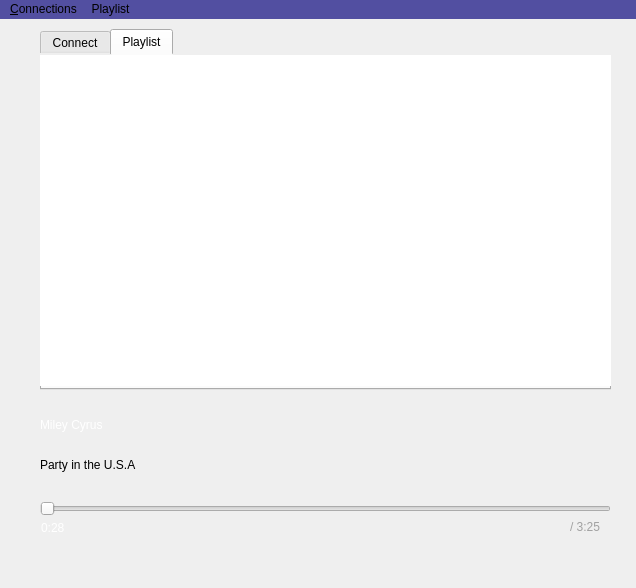
<?xml version="1.0" encoding="UTF-8"?>
<ui version="4.0">
 <class>MainWindow</class>
 <widget class="QMainWindow" name="MainWindow">
  <property name="geometry">
   <rect>
    <x>0</x>
    <y>0</y>
    <width>636</width>
    <height>588</height>
   </rect>
  </property>
  <property name="windowTitle">
   <string>Need a fancy program name and icon</string>
  </property>
  <property name="toolTipDuration">
   <number>8</number>
  </property>
  <property name="styleSheet">
   <string notr="true">border: 0;</string>
  </property>
  <widget class="QWidget" name="centralWidget">
   <widget class="QLabel" name="label_3">
    <property name="geometry">
     <rect>
      <x>40</x>
      <y>390</y>
      <width>161</width>
      <height>31</height>
     </rect>
    </property>
    <property name="styleSheet">
     <string notr="true">font: 57 8pt &quot;DINPro-Medium&quot;;
font: 57 14pt &quot;Roboto Medium&quot;;
color: white;</string>
    </property>
    <property name="text">
     <string>Miley Cyrus</string>
    </property>
   </widget>
   <widget class="QSlider" name="horizontalSlider">
    <property name="geometry">
     <rect>
      <x>40</x>
      <y>480</y>
      <width>571</width>
      <height>19</height>
     </rect>
    </property>
    <property name="orientation">
     <enum>Qt::Horizontal</enum>
    </property>
   </widget>
   <widget class="QLabel" name="label_6">
    <property name="geometry">
     <rect>
      <x>40</x>
      <y>430</y>
      <width>181</width>
      <height>31</height>
     </rect>
    </property>
    <property name="styleSheet">
     <string notr="true">font: 57 8pt &quot;DINPro-Medium&quot;;
font: 25 italic 11pt &quot;Roboto Light&quot;;</string>
    </property>
    <property name="text">
     <string>Party in the U.S.A</string>
    </property>
   </widget>
   <widget class="QTabWidget" name="tabWidget">
    <property name="geometry">
     <rect>
      <x>40</x>
      <y>10</y>
      <width>571</width>
      <height>361</height>
     </rect>
    </property>
    <property name="styleSheet">
     <string notr="true">font: 57 11pt &quot;Roboto Medium&quot;;
border: 0;</string>
    </property>
    <property name="currentIndex">
     <number>1</number>
    </property>
    <widget class="QWidget" name="tab_3">
     <attribute name="title">
      <string>Connect</string>
     </attribute>
     <widget class="QLineEdit" name="lineEdit">
      <property name="geometry">
       <rect>
        <x>0</x>
        <y>80</y>
        <width>251</width>
        <height>41</height>
       </rect>
      </property>
     </widget>
     <widget class="QLabel" name="label_5">
      <property name="geometry">
       <rect>
        <x>0</x>
        <y>40</y>
        <width>111</width>
        <height>19</height>
       </rect>
      </property>
      <property name="text">
       <string>IP Address</string>
      </property>
     </widget>
     <widget class="QPushButton" name="pushButton">
      <property name="geometry">
       <rect>
        <x>320</x>
        <y>180</y>
        <width>131</width>
        <height>51</height>
       </rect>
      </property>
      <property name="styleSheet">
       <string notr="true">background-color: #524FA1;
color: white;
 box-shadow: 3px 3px 5px 6px #ccc;</string>
      </property>
      <property name="text">
       <string>Connect</string>
      </property>
      <property name="autoDefault">
       <bool>false</bool>
      </property>
      <property name="default">
       <bool>false</bool>
      </property>
     </widget>
     <widget class="QLabel" name="label_7">
      <property name="geometry">
       <rect>
        <x>320</x>
        <y>40</y>
        <width>101</width>
        <height>19</height>
       </rect>
      </property>
      <property name="text">
       <string>Socket</string>
      </property>
     </widget>
     <widget class="QLineEdit" name="lineEdit_2">
      <property name="geometry">
       <rect>
        <x>320</x>
        <y>80</y>
        <width>111</width>
        <height>41</height>
       </rect>
      </property>
     </widget>
    </widget>
    <widget class="QWidget" name="tab">
     <attribute name="title">
      <string>Playlist</string>
     </attribute>
     <widget class="QListWidget" name="playList">
      <property name="geometry">
       <rect>
        <x>0</x>
        <y>0</y>
        <width>571</width>
        <height>331</height>
       </rect>
      </property>
      <property name="styleSheet">
       <string notr="true">border: 0;</string>
      </property>
     </widget>
    </widget>
   </widget>
   <widget class="QPushButton" name="playPauseButton">
    <property name="geometry">
     <rect>
      <x>520</x>
      <y>390</y>
      <width>41</width>
      <height>41</height>
     </rect>
    </property>
    <property name="maximumSize">
     <size>
      <width>75</width>
      <height>16777215</height>
     </size>
    </property>
    <property name="font">
     <font>
      <family>Roboto</family>
     </font>
    </property>
    <property name="text">
     <string/>
    </property>
    <property name="iconSize">
     <size>
      <width>32</width>
      <height>32</height>
     </size>
    </property>
    <property name="default">
     <bool>false</bool>
    </property>
   </widget>
   <widget class="QPushButton" name="stopButton">
    <property name="geometry">
     <rect>
      <x>570</x>
      <y>390</y>
      <width>41</width>
      <height>41</height>
     </rect>
    </property>
    <property name="maximumSize">
     <size>
      <width>75</width>
      <height>16777215</height>
     </size>
    </property>
    <property name="font">
     <font>
      <family>Roboto</family>
     </font>
    </property>
    <property name="text">
     <string/>
    </property>
    <property name="iconSize">
     <size>
      <width>32</width>
      <height>32</height>
     </size>
    </property>
   </widget>
   <widget class="QLabel" name="label">
    <property name="geometry">
     <rect>
      <x>41</x>
      <y>501</y>
      <width>61</width>
      <height>16</height>
     </rect>
    </property>
    <property name="styleSheet">
     <string notr="true">font: 75 8pt &quot;Roboto Light&quot;;
color: rgb(255, 255, 255);</string>
    </property>
    <property name="text">
     <string>0:28</string>
    </property>
   </widget>
   <widget class="QLabel" name="label_2">
    <property name="geometry">
     <rect>
      <x>570</x>
      <y>500</y>
      <width>61</width>
      <height>16</height>
     </rect>
    </property>
    <property name="styleSheet">
     <string notr="true">font: 25 8pt &quot;Roboto Light&quot;;
color: rgb(161, 161, 161);</string>
    </property>
    <property name="text">
     <string>/ 3:25</string>
    </property>
   </widget>
  </widget>
  <widget class="QStatusBar" name="statusBar"/>
  <widget class="QMenuBar" name="menuBar">
   <property name="geometry">
    <rect>
     <x>0</x>
     <y>0</y>
     <width>636</width>
     <height>31</height>
    </rect>
   </property>
   <property name="styleSheet">
    <string notr="true">background-color: #524FA1;</string>
   </property>
   <widget class="QMenu" name="menuConnections">
    <property name="title">
     <string>&amp;Connections</string>
    </property>
    <addaction name="separator"/>
    <addaction name="actionJoin_Multicast"/>
   </widget>
   <widget class="QMenu" name="menuPlaylist">
    <property name="title">
     <string>Playlist</string>
    </property>
    <addaction name="actionAdd_Songs"/>
   </widget>
   <addaction name="menuConnections"/>
   <addaction name="menuPlaylist"/>
  </widget>
  <action name="action_Request_Playlist">
   <property name="text">
    <string>&amp;Request Playlist</string>
   </property>
  </action>
  <action name="action_Visible">
   <property name="checkable">
    <bool>true</bool>
   </property>
   <property name="checked">
    <bool>true</bool>
   </property>
   <property name="text">
    <string>&amp;Visible</string>
   </property>
  </action>
  <action name="action_Host_Multicast">
   <property name="text">
    <string>&amp;Host Multicast</string>
   </property>
  </action>
  <action name="actionAqua">
   <property name="text">
    <string>Aqua</string>
   </property>
  </action>
  <action name="actionRed">
   <property name="text">
    <string>Red</string>
   </property>
  </action>
  <action name="actionBlack">
   <property name="text">
    <string>Black</string>
   </property>
  </action>
  <action name="actionCrimson">
   <property name="text">
    <string>Crimson</string>
   </property>
  </action>
  <action name="actionChocolate">
   <property name="text">
    <string>Chocolate</string>
   </property>
  </action>
  <action name="actionDarkMagenta">
   <property name="text">
    <string>DarkMagenta </string>
   </property>
  </action>
  <action name="actionV">
   <property name="text">
    <string>DeepPink </string>
   </property>
  </action>
  <action name="actionForestGreen">
   <property name="text">
    <string>ForestGreen </string>
   </property>
  </action>
  <action name="actionAqua_2">
   <property name="text">
    <string>Aqua</string>
   </property>
  </action>
  <action name="actionRed_2">
   <property name="text">
    <string>Red</string>
   </property>
  </action>
  <action name="actionBlack_2">
   <property name="text">
    <string>Black</string>
   </property>
  </action>
  <action name="actionCrimson_2">
   <property name="text">
    <string>Crimson</string>
   </property>
  </action>
  <action name="actionChocolate_2">
   <property name="text">
    <string>Chocolate</string>
   </property>
  </action>
  <action name="actionDarkMegenta">
   <property name="text">
    <string>DarkMagenta</string>
   </property>
  </action>
  <action name="actionDeepPink">
   <property name="text">
    <string>DeepPink</string>
   </property>
  </action>
  <action name="actionForestGreen_2">
   <property name="text">
    <string>ForestGreen</string>
   </property>
  </action>
  <action name="actionWhite">
   <property name="text">
    <string>White</string>
   </property>
  </action>
  <action name="actionWhite_2">
   <property name="text">
    <string>White</string>
   </property>
  </action>
  <action name="action_Modify">
   <property name="text">
    <string>Custom</string>
   </property>
  </action>
  <action name="action_Advanced">
   <property name="checkable">
    <bool>true</bool>
   </property>
   <property name="checked">
    <bool>true</bool>
   </property>
   <property name="text">
    <string>Advanced</string>
   </property>
  </action>
  <action name="action_Folder">
   <property name="text">
    <string>Folder</string>
   </property>
  </action>
  <action name="action_Song">
   <property name="text">
    <string>Song</string>
   </property>
  </action>
  <action name="action_Default">
   <property name="text">
    <string>Default</string>
   </property>
  </action>
  <action name="action_Tiger">
   <property name="text">
    <string>Tiger</string>
   </property>
  </action>
  <action name="actionConnect">
   <property name="text">
    <string>Connect</string>
   </property>
  </action>
  <action name="actionDisconnect">
   <property name="text">
    <string>Disconnect</string>
   </property>
  </action>
  <action name="actionTest_1">
   <property name="text">
    <string>Test 1</string>
   </property>
  </action>
  <action name="actionPause">
   <property name="text">
    <string>Pause</string>
   </property>
  </action>
  <action name="actionResume">
   <property name="text">
    <string>Resume</string>
   </property>
  </action>
  <action name="actionTest_2">
   <property name="text">
    <string>Test 2</string>
   </property>
  </action>
  <action name="actionPause2">
   <property name="text">
    <string>Pause2</string>
   </property>
  </action>
  <action name="actionPlaylist">
   <property name="text">
    <string>Playlist</string>
   </property>
  </action>
  <action name="actionJoin_Multicast">
   <property name="text">
    <string>Join Multicast</string>
   </property>
  </action>
  <action name="actionAdd_Songs">
   <property name="text">
    <string>Add Songs</string>
   </property>
  </action>
 </widget>
 <layoutdefault spacing="6" margin="11"/>
 <resources/>
 <connections/>
</ui>
